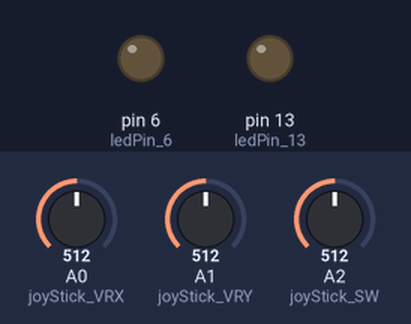
Bench run of a sketch on a simulated Arduino Uno, built with avr-gcc and run on an emulated ATmega328P. Shown: output pins drawn as LEDs (lit = HIGH). Inputs (shaded band) come from the test bench; at power-on: A2 (joyStick_SW) = 512, A0 (joyStick_VRX) = 512, A1 (joyStick_VRY) = 512.

Above: at 1.2 s.
1.3 s: A2 (joyStick_SW) set to 0
At 1.6 s:
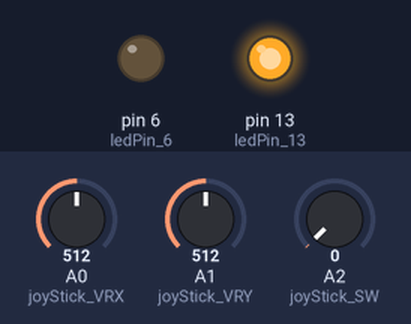
2.8 s: A2 (joyStick_SW) set to 122
At 4.0 s:
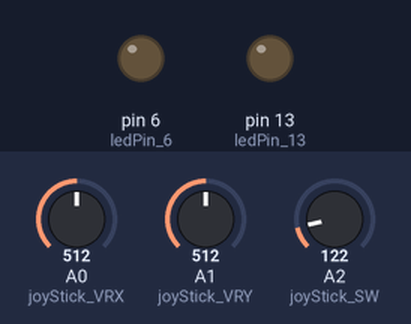
Timing chart, 0 to 5.8 s (numbered marks = the images above; inputs shaded):
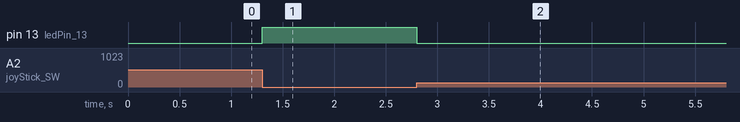

Measured:
- after the input at 1.3 s, pin 13 (ledPin_13): LOW → HIGH at once
- after the input at 2.8 s, pin 13 (ledPin_13): HIGH → LOW at once

The sketch:

joystick.ino
```cpp
#include "Arduino.h"

const int joyStick_VRX = A0;
const int joyStick_VRY = A1;
const int joyStick_SW = A2;

int ledPin_13 = 13;
int ledPin_6 = 6;
int sensorValue = 0;
int outputValue = 0;

void setup() {
  Serial.begin(9600);
  pinMode(ledPin_13, OUTPUT);
  pinMode(ledPin_6, OUTPUT);
}

void loop() {
  int VRX = analogRead(joyStick_VRX);
  int VRY = analogRead(joyStick_VRY);
  int SW = analogRead(joyStick_SW);

  if (SW == LOW) {
    digitalWrite(ledPin_13, HIGH);
  } else {
    digitalWrite(ledPin_13, LOW);
  }

  if (VRY == LOW)
  {
    analogWrite(6, outputValue);
  }

}
```
